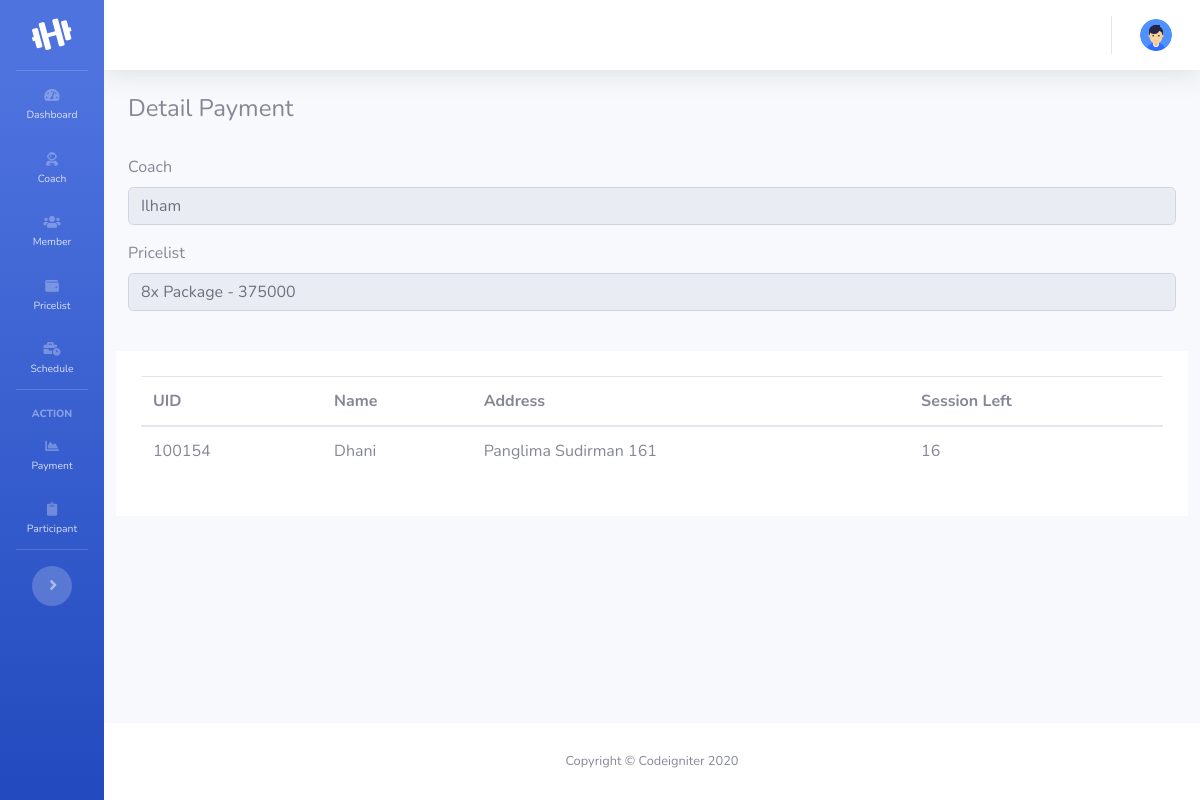
/payment/view?referal=1655264309, run on the app's committed database.
### tables this page shows
CREATE TABLE `payment` (
  `id` int(11) NOT NULL,
  `uid` varchar(128) NOT NULL,
  `pricelist_id` int(11) NOT NULL,
  `coach_id` int(11) NOT NULL,
  `total` int(11) NOT NULL,
  `created_at` datetime DEFAULT NULL,
  `deposited_at` datetime DEFAULT NULL,
  `deleted_at` datetime DEFAULT NULL
);

CREATE TABLE `coach` (
  `id` int(11) NOT NULL,
  `name` varchar(128) NOT NULL,
  `address` varchar(128) NOT NULL,
  `phone` varchar(128) NOT NULL,
  `deleted_at` datetime DEFAULT NULL
);

CREATE TABLE `pricelist` (
  `id` int(11) NOT NULL,
  `name` varchar(128) NOT NULL,
  `price` int(11) NOT NULL,
  `total_member` int(11) NOT NULL,
  `session_per_member` int(11) NOT NULL,
  `validity` int(11) NOT NULL COMMENT 'on Days',
  `created_at` datetime NOT NULL,
  `deleted_at` datetime DEFAULT NULL
);

CREATE TABLE `member_payment` (
  `id` int(11) NOT NULL,
  `member_id` int(11) NOT NULL,
  `payment_id` int(11) NOT NULL
);

CREATE TABLE `member` (
  `id` int(11) NOT NULL,
  `uid` varchar(128) NOT NULL,
  `name` varchar(128) NOT NULL,
  `usename` varchar(128) NOT NULL,
  `password` varchar(128) NOT NULL,
  `address` varchar(128) NOT NULL,
  `phone` varchar(128) NOT NULL,
  `description` varchar(128) NOT NULL,
  `session_left` int(11) NOT NULL,
  `created_at` datetime NOT NULL,
  `deleted_at` datetime DEFAULT NULL
);

### application/controllers/Payment.php (called while the page is built, shortened)
<?php
class payment extends CI_Controller {
	public function __construct()
	{
		$this->load->model('payment_model');
	}
	public function view()
	{
		$data['title'] = "Athletic Page";
		if(null !== ($this->input->get('referal', TRUE)))
		{
			$uid = $this->input->get('referal', TRUE);
			$data['referal'] = $this->payment_model->get_data('payment',0,-1,$uid)->result();
			$data['memberlist'] = $this->payment_model->get_member_payment('member_payment',$uid)->result();
			$data['payment'] = $this->payment_model->get_data('payment',0,-1,$uid)->result();
		}
		$this->load->view('template/header', $data);
		$this->load->view('template/sidebar', $data);
		$this->load->view('template/topbar', $data);
		$this->load->view('payment/view', $data);
		$this->load->view('template/footer', $data);
	}
}

### index.php (called while the page is built, shortened)
<?php
require_once BASEPATH.'core/CodeIgniter.php';

### application/models/Payment_model.php (called while the page is built, shortened)
<?php
class Payment_model extends CI_Model {
	public function get_data($table, $id=0, $deposited=0, $uid=0)
	{
		if($id==0)
		{
			$this->db->select($table.'.*,'.$table.'.created_at as '.$table.'createdat, '.$table.'.id as '.$table.'id, coach.name as coachname, pricelist.name as pricelistname, pricelist.price as price, pricelist.session_per_member as session, coach.*, pricelist.*' );
			$this->db->from($table);
			$this->db->join('coach', 'coach.id = '.$table.'.coach_id', 'inner');
			$this->db->join('pricelist', 'pricelist.id = '.$table.'.pricelist_id', 'inner');
			if($uid!=0)
			{
				$this->db->where('uid',$uid);
			}
			else
				$this->db->where($table.'.created_at IS NOT NULL');
			$this->db->where($table.'.deleted_at IS NULL');
			$this->db->order_by('payment.created_at', 'desc');
			return $this->db->get();
		}
	}
	public function get_member_payment($table,$uid)
	{
		$this->db->select('*, member_payment.id as memberpaymentid');
		$this->db->join('payment', 'payment.id = '.$table.'.payment_id', 'inner');
		$this->db->join('member', 'member.id = '.$table.'.member_id', 'inner');
		$this->db->from($table);
		$this->db->where('payment.uid',$uid);
		return $this->db->get();
	}
}

### application/views/payment/view.php (the view, shortened to what this page needs)
<div class="container-fluid">
	<h4>Detail Payment</h4>
	<br>
	<?php
		if(isset($_GET['referal']))
		{
			if(count($referal) > 0)
			{
				foreach ($referal as $row) {
					$coachname = $row->coachname;
					$pricetext = $row->pricelistname." - ".$row->price;
				}
	?>
			<div class="form-group">
				<label>Coach</label>
				<input type="text" name="name" class="form-control" value="<?= $coachname; ?>" readonly="true" >
			</div>
			<div class="form-group">
				<label>Pricelist</label>
				<input type="text" name="pricelist" class="form-control" value="<?= $pricetext; ?>" readonly="true" >
			</div>
			<br>
			<div class="row">
				<div class="col-md-12 col-sm-12 table-responsive" style="background: white; padding: 25px">
					<table class="table">
						<thead>
                            <tr>
                                <th>UID</th>
                                <th>Name</th>
                                <th>Address</th>
                                <th>Session Left</th>
                            </tr>
                        </thead>
                        <tbody>
                        	<?php
                                foreach ($memberlist as $m) { ?>
                                <tr>
                                    <td><?= $m->uid ?></td>
                                    <td><?= $m->name ?></td>
                                    <td><?= $m->address ?></td>
                                    <td><?= $m->session_left ?></td>
                                </tr>
                            <?php
                                }
                            ?>
                        </tbody>
					</table>
				</div>
			</div>
	<?php
			}
		}
	?>
</div>
</div>

### data on the page
payment: name "Ilham", pricelist "8x Package - 375000"
member_payment: member.uid "100154", member.name "Dhani", member.address "Panglima Sudirman 161", member.session_left "16"
